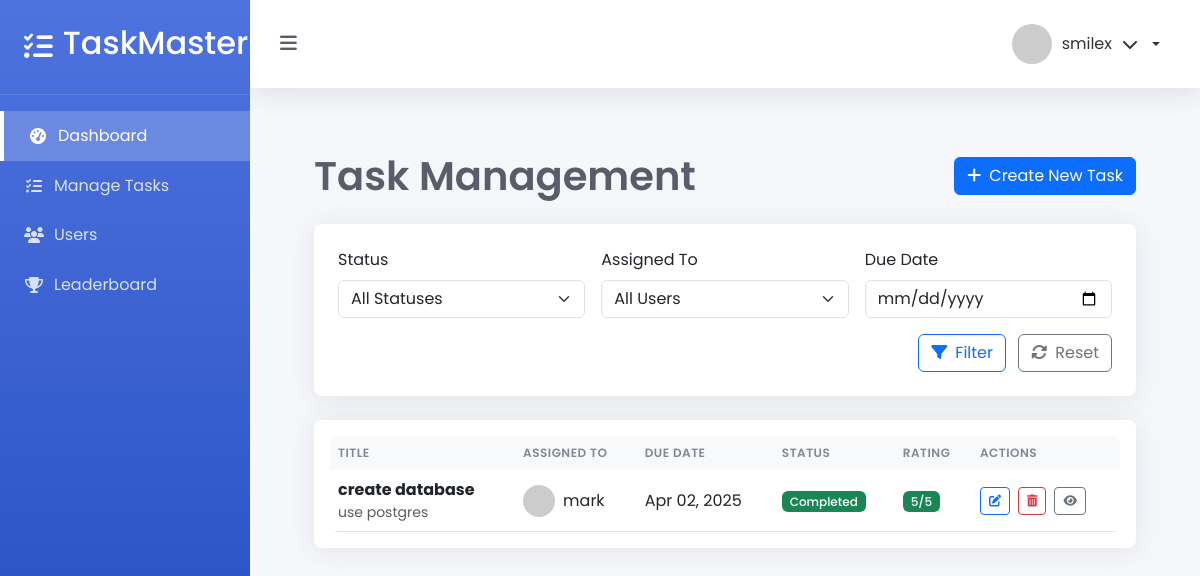
Page /manage-tasks/ (signed in) on the committed database.
### myapp/models.py (models this page shows, shortened)
class CustomUser(AbstractUser):
    is_admin = models.BooleanField(default=False)
    points = models.IntegerField(default=0)
    rewards = models.IntegerField(default=0)

class Task(models.Model):
    STATUS_CHOICES = [
        ('pending', 'Pending'),
        ('in_progress', 'In Progress'),
        ('completed', 'Completed'),
        ('verified', 'Verified'),
    ]
    title = models.CharField(max_length=200)
    description = models.TextField()
    created_by = models.ForeignKey(CustomUser, on_delete=models.CASCADE, related_name='created_tasks')
    assigned_to = models.ForeignKey(CustomUser, on_delete=models.CASCADE, related_name='assigned_tasks')
    created_at = models.DateTimeField(auto_now_add=True)
    updated_at = models.DateTimeField(auto_now=True)
    due_date = models.DateTimeField()
    status = models.CharField(max_length=20, choices=STATUS_CHOICES, default='pending')
    rating = models.IntegerField(
        null=True,
        blank=True,
        validators=[MinValueValidator(1), MaxValueValidator(5)]
    )
    admin_notes = models.TextField(null=True, blank=True)
    tracker = FieldTracker()  # For tracking field changes

### myapp/views.py (the view)
# urls.py: path('manage-tasks/', manage_tasks, name='managetasks'),
@login_required
def manage_tasks(request):
    tasks = Task.objects.all().order_by('-created_at')
    users = CustomUser.objects.all()
    status_filter = request.GET.get('status')
    if status_filter:
        tasks = tasks.filter(status=status_filter)
    assigned_to_filter = request.GET.get('assigned_to')
    if assigned_to_filter:
        tasks = tasks.filter(assigned_to__id=assigned_to_filter)
    due_date_filter = request.GET.get('due_date')
    if due_date_filter:
        tasks = tasks.filter(due_date__date=due_date_filter)
    context = {
        'tasks': tasks,
        'users': users,
        'status_choices': Task.STATUS_CHOICES
    }
    return render(request, 'myapp/manage_tasks.html', context)

### myapp/templates/myapp/manage_tasks.html (shortened to what this page needs)
{% extends "myapp/base_admin.html" %}
{% load static %}
{% block content %}
<div class="admin-tasks-container">
    <div class="d-flex justify-content-between align-items-center mb-4">
        <h1 class="page-title">Task Management</h1>
        <a href="{% url 'create_task' %}" class="btn btn-primary">
            <i class="fas fa-plus me-2"></i>Create New Task
        </a>
    </div>
    <div class="card filter-card mb-4">
        <div class="card-body">
            <form class="row g-3">
                <div class="col-md-4">
                    <label class="form-label">Status</label>
                    <select class="form-select" name="status">
                        <option value="">All Statuses</option>
                    </select>
                </div>
                <div class="col-md-4">
                    <label class="form-label">Assigned To</label>
                    <select class="form-select" name="assigned_to">
                        <option value="">All Users</option>
                    </select>
                </div>
                <div class="col-md-4">
                    <label class="form-label">Due Date</label>
                    <input type="date" class="form-control" name="due_date" value="{{ request.GET.due_date }}">
                </div>
                <div class="col-12 text-end">
                    <button type="submit" class="btn btn-outline-primary me-2">
                        <i class="fas fa-filter me-2"></i>Filter
                    </button>
                    <a href="{% url 'managetasks' %}" class="btn btn-outline-secondary">
                        <i class="fas fa-sync-alt me-2"></i>Reset
                    </a>
                </div>
            </form>
        </div>
    </div>
    <div class="card">
        <div class="card-body">
            <div class="table-responsive">
                <table class="table table-hover align-middle">
                    <thead class="table-light">
                        <tr>
                            <th>Title</th>
                            <th>Assigned To</th>
                            <th>Due Date</th>
                            <th>Status</th>
                            <th>Rating</th>
                            <th>Actions</th>
                        </tr>
                    </thead>
                    <tbody>
                        {% for task in tasks %}
                        <tr>
                            <td>
                                <strong>{{ task.title }}</strong>
                                <p class="text-muted mb-0 small">{{ task.description|truncatechars:50 }}</p>
                            </td>
                            <td>
                                <div class="d-flex align-items-center">
                                    <img src="https://ui-avatars.com/api/?name={{ task.assigned_to.username }}&background=random"
                                         class="avatar-sm rounded-circle me-2"
                                         alt="{{ task.assigned_to.username }}">
                                    {{ task.assigned_to.username }}
                                </div>
                            </td>
                            <td>
                                {% if task.due_date %}
                                <span class="{% if task.is_overdue %}text-danger{% endif %}">
                                    {{ task.due_date|date:"M d, Y" }}
                                </span>
                                {% else %}
                                <span class="text-muted">No due date</span>
                                {% endif %}
                            </td>
                            <td>
                                <span class="badge
                                    {% if task.status == 'completed' %}bg-success
                                    {% elif task.status == 'in_progress' %}bg-info
                                    {% else %}bg-warning{% endif %}">
                                    {{ task.get_status_display }}
                                </span>
                            </td>
                            <td>
                                {% if task.rating %}
                                <span class="badge
                                    {% if task.rating >= 4 %}bg-success
                                    {% elif task.rating >= 2 %}bg-warning
                                    {% else %}bg-danger{% endif %}">
                                    {{ task.rating }}/5
                                </span>
                                {% else %}
                                <span class="badge bg-secondary">Not rated</span>
                                {% endif %}
                            </td>
                            <td>
                                <div class="d-flex gap-2">
                                    <a href="{% url 'edit_task' task.id %}" class="btn btn-sm btn-outline-primary" title="Edit">
                                        <i class="fas fa-edit"></i>
                                    </a>
                                    <button class="btn btn-sm btn-outline-danger delete-task-btn"
                                            title="Delete"
                                            data-task-id="{{ task.id }}"
                                            data-task-title="{{ task.title }}"
                                            data-delete-url="{% url 'delete_task' task.id %}">
                                        <i class="fas fa-trash-alt"></i>
                                    </button>
                                    <button class="btn btn-sm btn-outline-secondary view-task-btn"
                                            title="View Details"
                                            data-task-id="{{ task.id }}"
                                            data-task-title="{{ task.title }}"
                                            data-task-description="{{ task.description }}"
                                            data-task-status="{{ task.status }}"
                                            data-task-status-display="{{ task.get_status_display }}"
                                            data-task-assigned-to="{{ task.assigned_to.username }}"
                                            data-task-created-by="{{ task.created_by.username }}"
                                            data-task-created="{{ task.created_at|date:'M d, Y H:i' }}"
                                            data-task-due="{{ task.due_date|date:'M d, Y H:i' }}"
                                            data-task-rating="{{ task.rating|default:0 }}"
                                            data-task-is-overdue="{% if task.is_overdue %}true{% else %}false{% endif %}"
                                            data-task-notes="{{ task.admin_notes|default:'No notes' }}"
                                            data-edit-url="{% url 'edit_task' task.id %}">
                                        <i class="fas fa-eye"></i>
                                    </button>
                                </div>
                            </td>
                        </tr>
                        {% endfor %}
                    </tbody>
                </table>
            </div>
        </div>
    </div>
</div>
{% endblock %}

### myapp/templates/myapp/base_admin.html (shortened to what this page needs)
{% load static %}
<!DOCTYPE html>
<html lang="en">
<head>
    <link href="https://cdn.jsdelivr.net/npm/bootstrap@5.3.0/dist/css/bootstrap.min.css" rel="stylesheet">
    <link rel="stylesheet" href="https://cdnjs.cloudflare.com/ajax/libs/font-awesome/6.4.0/css/all.min.css">
    <link rel="stylesheet" href="{% static 'css/admin.css' %}">
</head>
<body class="admin-body">
    <div class="admin-container">
        <div class="admin-sidebar">
            <div class="sidebar-header">
                <div class="logo-container">
                    <i class="fas fa-tasks logo-icon"></i>
                    <h2>TaskMaster</h2>
                </div>
            </div>
            <nav class="sidebar-nav">
                <a href="{% url 'admin_dashboard' %}" class="nav-item active">
                    <i class="fas fa-tachometer-alt"></i>
                    <span>Dashboard</span>
                </a>
                <a href="{% url 'managetasks' %}" class="nav-item">
                    <i class="fas fa-tasks"></i>
                    <span>Manage Tasks</span>
                </a>
                <a href="{% url 'users' %}" class="nav-item">
                    <i class="fas fa-users"></i>
                    <span>Users</span>
                </a>
                <a href="{% url 'leaderboard' %}" class="nav-item">
                    <i class="fas fa-trophy"></i>
                    <span>Leaderboard</span>
                </a>
            </nav>
        </div>
        <div class="admin-main">
            <header class="admin-header">
                <div class="header-left">
                    <button class="sidebar-toggle">
                        <i class="fas fa-bars"></i>
                    </button>
                </div>
                <div class="header-right">
                    <div class="user-profile dropdown">
                        <div class="dropdown-toggle" data-bs-toggle="dropdown" aria-expanded="false">
                            <img src="https://ui-avatars.com/api/?name={{ request.user.username }}&background=random" alt="User">
                            <span>{{ request.user.username }}</span>
                            <i class="fas fa-chevron-down"></i>
                        </div>
                    </div>
                </div>
            </header>
            <main class="admin-content">
                {% block content %}{% endblock %}
            </main>
        </div>
    </div>
</body>
</html>

### static/css/admin.css (style rules this page uses)
:root { --primary: #4e73df; --secondary: #858796; --success: #1cc88a; --info: #36b9cc; --warning: #f6c23e; --danger: #e74a3b; --light: #f8f9fc; --dark: #5a5c69; --sidebar-width: 250px; }
body.admin-body { font-family: 'Poppins', sans-serif; background-color: #f5f7fb; color: #333; overflow-x: hidden; }
.admin-container { display: flex; min-height: 100vh; }
.admin-sidebar { width: var(--sidebar-width); background: linear-gradient(180deg, var(--primary) 0%, #224abe 100%); color: white; transition: all 0.3s; position: fixed; height: 100vh; z-index: 1000; }
.sidebar-header { padding: 1.5rem; border-bottom: 1px solid rgba(255, 255, 255, 0.1); }
.logo-container { display: flex; align-items: center; gap: 10px; }
.logo-icon { font-size: 1.8rem; }
.sidebar-nav { padding: 1rem 0; }
.nav-item { display: flex; align-items: center; padding: 0.8rem 1.5rem; color: rgba(255, 255, 255, 0.8); text-decoration: none; transition: all 0.3s; gap: 10px; }
.nav-item.active { background: rgba(255, 255, 255, 0.2); color: white; border-left: 4px solid white; }
.nav-item i { width: 20px; text-align: center; }
.admin-main { flex: 1; margin-left: var(--sidebar-width); transition: all 0.3s; }
.admin-header { background: white; padding: 1rem 1.5rem; display: flex; justify-content: space-between; align-items: center; box-shadow: 0 0.15rem 1.75rem 0 rgba(58, 59, 69, 0.15); position: sticky; top: 0; z-index: 100; }
.header-left, .header-right { display: flex; align-items: center; gap: 20px; }
.sidebar-toggle { background: none; border: none; color: var(--dark); font-size: 1.2rem; cursor: pointer; }
.user-profile { display: flex; align-items: center; gap: 10px; cursor: pointer; }
.user-profile img { width: 40px; height: 40px; border-radius: 50%; object-fit: cover; }
.admin-content { padding: 2rem; }
.card { border: none; border-radius: 0.5rem; box-shadow: 0 0.15rem 1.75rem 0 rgba(58, 59, 69, 0.1); margin-bottom: 2rem; transition: transform 0.3s; }
.bg-success { background: var(--success); }
.user-profile { position: relative; }
.user-profile .dropdown-toggle { display: flex; align-items: center; gap: 10px; cursor: pointer; padding: 0.5rem 1rem; border-radius: 50px; transition: all 0.3s; }

### myapp/templates/myapp/manage_tasks.html (style rules this page uses)
:root { --primary: #4e73df; --secondary: #858796; --success: #1cc88a; --info: #36b9cc; --warning: #f6c23e; --danger: #e74a3b; --light: #f8f9fc; --dark: #5a5c69; }
.admin-tasks-container { padding: 2rem; }
.page-title { font-weight: 600; color: var(--dark); margin: 0; }
.filter-card { border: none; box-shadow: 0 0.15rem 1.75rem 0 rgba(58, 59, 69, 0.1); }
.filter-card .card-body { padding: 1.5rem; }
.table-responsive { border-radius: 0.5rem; overflow: hidden; }
.table { margin-bottom: 0; }
.table thead th { border-bottom: none; font-weight: 600; text-transform: uppercase; font-size: 0.75rem; letter-spacing: 0.5px; color: var(--secondary); background-color: #f8f9fa; }
.table tbody tr { transition: all 0.2s; }
.avatar-sm { width: 32px; height: 32px; object-fit: cover; }
.badge { font-weight: 500; padding: 0.35em 0.65em; font-size: 0.75em; }
.btn-sm { padding: 0.25rem 0.5rem; font-size: 0.75rem; }

### rows in the picture
CustomUser: user.username "smilex"
Task: title "create database", description "use postgres", assigned_to.username "mark", due_date "Apr 02, 2025", status "Completed", rating "5"
